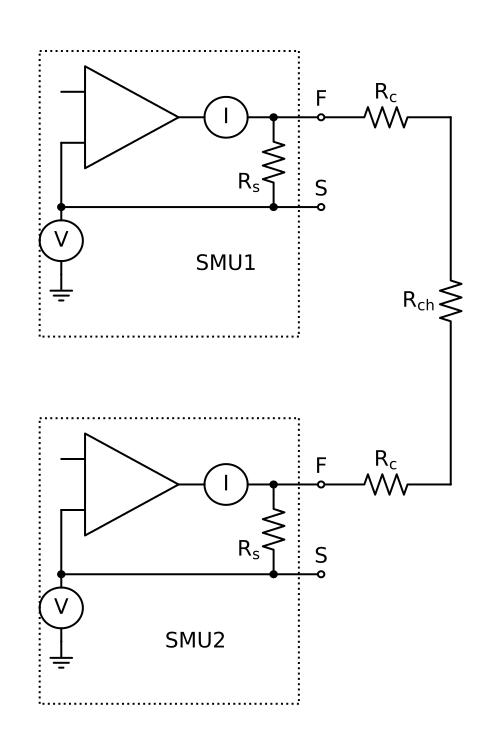

Generate this figure with Python:
# Another example of grouping elements together. This one defines anchors within the group. 
import SchemDraw as schem
import SchemDraw.elements as e
import numpy as np

# Build a drawing of an SMU
smugp = schem.Drawing(unit=2.2)
smugp.add( e.LINE, d='right', l=smugp.unit/4 )
O1 = smugp.add( e.OPAMP_NOSIGN, anchor='in1' )
I = smugp.add( e.METER_I, d='right', xy=O1.out )
smugp.add( e.DOT )
smugp.push()
smugp.add( e.LINE, l=smugp.unit/2 )
F = smugp.add( e.DOT_OPEN, toplabel='F' )
smugp.pop()
Rs = smugp.add( e.RES, d='down' )
Rs.add_label('$R_s$', loc='center', ofst=[.5,-.3], align=('right','center'))
smugp.add( e.DOT )
smugp.push()
smugp.add( e.LINE, l=smugp.unit/2 )
S = smugp.add( e.DOT_OPEN, toplabel='S' )
smugp.pop()
smugp.add( e.LINE, d='left', tox=O1.in2[0]-smugp.unit/4 )
smugp.add( e.DOT )
smugp.push()
smugp.add( e.LINE, d='up', toy=O1.in2 )
smugp.add( e.LINE, d='right', tox=O1.in2 )
smugp.pop()
V = smugp.add( e.METER_V, d='down', l=smugp.unit*.75 )
GND = smugp.add( e.GND )

anchors = {
    'inpt':[0,0],
    'F':F.end,
    'S':S.end,
    'name':[I.center[0],GND.start[1]] }

#smugp.draw()  # Could draw the SMU by itself now.
gp = schem.group_elements(smugp, anchors=anchors)

def boxsmu(d, smu):
    ''' Draw a dotted box around the SMU element '''
    topleft = smu.inpt + np.array([-.5,1])
    d.add( e.LINE, xy=topleft, tox=topleft[0]+6, d='right', ls=':' )
    d.add( e.LINE, d='down', toy=topleft[1]-7, ls=':' )
    d.add( e.LINE, d='left', tox=topleft[0], ls=':' )
    d.add( e.LINE, d='up',   toy=topleft[1], ls=':' )


# Create a new drawing and add a couple SMUs to it.
d = schem.Drawing()
S1 = d.add( gp )
d.add( e.LABEL, xy=S1.name, label='SMU1' )
boxsmu(d, S1 )
d.add( e.RES, xy=S1.F, d='right', label='$R_c$' )
d.add( e.RES, d='down', label='$R_{ch}$', l=d.unit*3 )
d.add( e.RES, d='left', label='$R_c$' )
S2 = d.add( gp, anchor='F', d='right')
boxsmu(d, S2 )
d.add( e.LABEL, xy=S2.name, label='SMU2' )
d.draw(showplot=False)
d.save('smu.png')